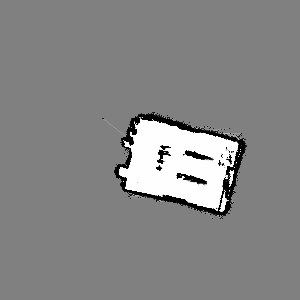
#> input picture src/slam/images/map.png, 300 x 300 px
$ python map_orientation_editor.py --input images/map.png
#> lines starting #> are read from the running program, lines starting #| are printed output that depends on the picture
#!/usr/bin/env python3
"""
map_orientation_editor_v2.py

Editor interactivo para corregir orientación de mapas SLAM sin deformar la imagen.

Mejora principal:
- No aplica rotaciones finas acumulativas sobre la imagen ya rotada.
- Mantiene una imagen base y recalcula la vista desde cero cada vez.
- Evita el efecto de deformación/espiral por interpolaciones repetidas.

Uso:
    python3 map_orientation_editor_v2.py --input src/slam/images/map.png --output src/slam/images/map_oriented.png

Controles:
    r  -> rotar base 90° derecha
    l  -> rotar base 90° izquierda
    u  -> rotar base 180°
    h  -> flip horizontal sobre la base
    v  -> flip vertical sobre la base
    +  -> aumentar rotación fina +1°
    -  -> disminuir rotación fina -1°
    0  -> resetear rotación fina a 0°
    s  -> guardar imagen actual
    q  -> salir sin guardar
"""

import argparse
from pathlib import Path

import cv2


def rotate_keep_canvas(image, angle_deg, fill_value=128):
    """Rota alrededor del centro manteniendo el mismo tamaño del canvas."""
    h, w = image.shape[:2]
    center = (w / 2.0, h / 2.0)
    matrix = cv2.getRotationMatrix2D(center, angle_deg, 1.0)

    return cv2.warpAffine(
        image,
        matrix,
        (w, h),
        flags=cv2.INTER_NEAREST,
        borderMode=cv2.BORDER_CONSTANT,
        borderValue=fill_value
    )


def add_overlay(image, fine_angle):
    if len(image.shape) == 2:
        preview = cv2.cvtColor(image, cv2.COLOR_GRAY2BGR)
    else:
        preview = image.copy()

    cv2.putText(
        preview,
        f"fine angle: {fine_angle:.1f} deg",
        (15, 28),
        cv2.FONT_HERSHEY_SIMPLEX,
        0.60,
        (0, 0, 255),
        1,
        cv2.LINE_AA
    )

    cv2.putText(
        preview,
        "r/l/u rotate | h/v flip | +/- fine | 0 reset | s save | q quit",
        (15, 55),
        cv2.FONT_HERSHEY_SIMPLEX,
        0.48,
        (0, 0, 255),
        1,
        cv2.LINE_AA
    )

    return preview


def print_help():
    print("\nControles:")
    print("  r  -> rotar base 90° derecha")
    print("  l  -> rotar base 90° izquierda")
    print("  u  -> rotar base 180°")
    print("  h  -> flip horizontal sobre la base")
    print("  v  -> flip vertical sobre la base")
    print("  +  -> rotación fina +1°")
    print("  -  -> rotación fina -1°")
    print("  0  -> resetear rotación fina")
    print("  s  -> guardar")
    print("  q  -> salir sin guardar\n")


def main():
    parser = argparse.ArgumentParser(
        description="Editor de orientación para mapas SLAM sin deformación acumulada."
    )
    parser.add_argument("--input", required=True, help="Ruta de imagen de entrada")
    parser.add_argument("--output", default=None, help="Ruta de imagen de salida")
    args = parser.parse_args()

    input_path = Path(args.input).expanduser().resolve()
    if not input_path.exists():
        raise FileNotFoundError(f"No existe la imagen: {input_path}")

    if args.output is None:
        output_path = input_path.with_name(input_path.stem + "_oriented" + input_path.suffix)
    else:
        output_path = Path(args.output).expanduser().resolve()

    original = cv2.imread(str(input_path), cv2.IMREAD_UNCHANGED)
#> original is the input picture: shape (300, 300); min 0, max 254, mean 133.9
    if original is None:
        raise RuntimeError(f"No se pudo leer la imagen: {input_path}")

    base_image = original.copy()
    fine_angle = 0.0

    print(f"Imagen cargada: {input_path}")
    print(f"Salida: {output_path}")
    print_help()

    window_name = "Map Orientation Editor v2"
    cv2.namedWindow(window_name, cv2.WINDOW_NORMAL)

    while True:
        current = rotate_keep_canvas(base_image, fine_angle) if abs(fine_angle) > 1e-6 else base_image.copy()
        preview = add_overlay(current, fine_angle)
#> in add_overlay, `cv2.putText( preview, "r/l/u rotate | h/v flip | +/- fine | 0 reset | ..`:
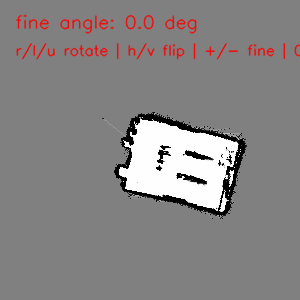
#> preview: shape (300, 300, 3); mean B, G, R 132.3, 132.3, 135.5

        cv2.imshow(window_name, preview)
        key = cv2.waitKey(0) & 0xFF
#> (key q is pressed here)

        if key == ord("r"):
            base_image = cv2.rotate(base_image, cv2.ROTATE_90_CLOCKWISE)
            fine_angle = 0.0
            print("Base rotada 90° derecha. Rotación fina reseteada.")

        elif key == ord("l"):
            base_image = cv2.rotate(base_image, cv2.ROTATE_90_COUNTERCLOCKWISE)
            fine_angle = 0.0
            print("Base rotada 90° izquierda. Rotación fina reseteada.")

        elif key == ord("u"):
            base_image = cv2.rotate(base_image, cv2.ROTATE_180)
            fine_angle = 0.0
            print("Base rotada 180°. Rotación fina reseteada.")

        elif key == ord("h"):
            base_image = cv2.flip(base_image, 1)
            print("Flip horizontal aplicado sobre base.")

        elif key == ord("v"):
            base_image = cv2.flip(base_image, 0)
            print("Flip vertical aplicado sobre base.")

        elif key == ord("+") or key == ord("="):
            fine_angle += 1.0
            print(f"Rotación fina: {fine_angle:.1f}°")

        elif key == ord("-") or key == ord("_"):
            fine_angle -= 1.0
            print(f"Rotación fina: {fine_angle:.1f}°")

        elif key == ord("0"):
            fine_angle = 0.0
            print("Rotación fina reseteada a 0°.")

        elif key == ord("s"):
            final_image = rotate_keep_canvas(base_image, fine_angle) if abs(fine_angle) > 1e-6 else base_image.copy()
            output_path.parent.mkdir(parents=True, exist_ok=True)

            ok = cv2.imwrite(str(output_path), final_image)
            if not ok:
                raise RuntimeError(f"No se pudo guardar la imagen en: {output_path}")

            print(f"Imagen guardada en: {output_path}")
            break

        elif key == ord("q"):
            print("Saliendo sin guardar.")
            break

        else:
            print_help()

    cv2.destroyAllWindows()


if __name__ == "__main__":
    main()
